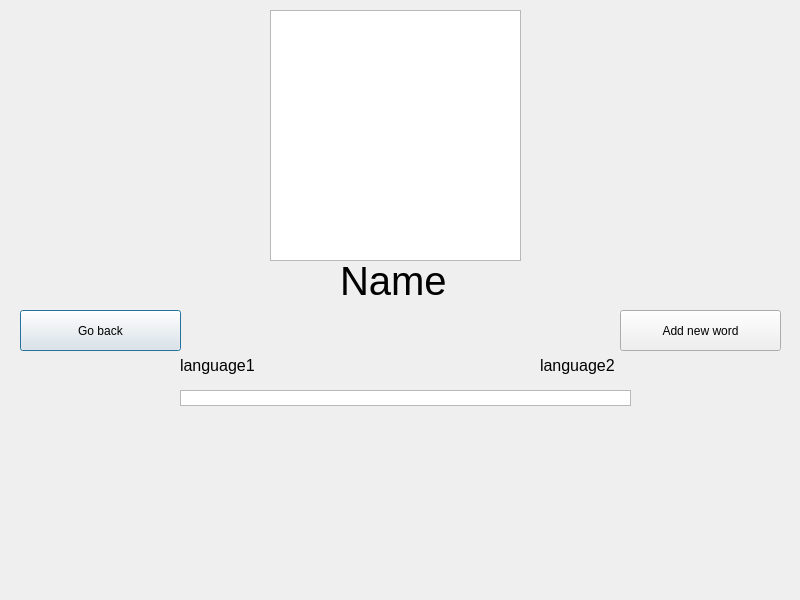
<?xml version="1.0" encoding="UTF-8"?>
<ui version="4.0">
 <class>ListContent</class>
 <widget class="QDialog" name="ListContent">
  <property name="geometry">
   <rect>
    <x>0</x>
    <y>0</y>
    <width>800</width>
    <height>600</height>
   </rect>
  </property>
  <property name="windowTitle">
   <string>Dialog</string>
  </property>
  <widget class="QGraphicsView" name="image">
   <property name="geometry">
    <rect>
     <x>270</x>
     <y>10</y>
     <width>251</width>
     <height>251</height>
    </rect>
   </property>
  </widget>
  <widget class="QLabel" name="listName">
   <property name="geometry">
    <rect>
     <x>340</x>
     <y>260</y>
     <width>121</width>
     <height>41</height>
    </rect>
   </property>
   <property name="font">
    <font>
     <pointsize>30</pointsize>
     <bold>false</bold>
    </font>
   </property>
   <property name="text">
    <string>Name</string>
   </property>
  </widget>
  <widget class="QPushButton" name="goBackButton">
   <property name="geometry">
    <rect>
     <x>20</x>
     <y>310</y>
     <width>161</width>
     <height>41</height>
    </rect>
   </property>
   <property name="cursor">
    <cursorShape>PointingHandCursor</cursorShape>
   </property>
   <property name="text">
    <string>Go back</string>
   </property>
  </widget>
  <widget class="QPushButton" name="addNewWordButton">
   <property name="geometry">
    <rect>
     <x>620</x>
     <y>310</y>
     <width>161</width>
     <height>41</height>
    </rect>
   </property>
   <property name="cursor">
    <cursorShape>PointingHandCursor</cursorShape>
   </property>
   <property name="text">
    <string>Add new word</string>
   </property>
  </widget>
  <widget class="QLabel" name="languageOneName">
   <property name="geometry">
    <rect>
     <x>180</x>
     <y>350</y>
     <width>91</width>
     <height>31</height>
    </rect>
   </property>
   <property name="font">
    <font>
     <pointsize>12</pointsize>
    </font>
   </property>
   <property name="text">
    <string>language1</string>
   </property>
  </widget>
  <widget class="QLabel" name="languageTwoName">
   <property name="geometry">
    <rect>
     <x>540</x>
     <y>350</y>
     <width>81</width>
     <height>31</height>
    </rect>
   </property>
   <property name="font">
    <font>
     <pointsize>12</pointsize>
    </font>
   </property>
   <property name="text">
    <string>language2</string>
   </property>
  </widget>
  <widget class="QListWidget" name="listWidget">
   <property name="geometry">
    <rect>
     <x>180</x>
     <y>390</y>
     <width>451</width>
     <height>16</height>
    </rect>
   </property>
   <property name="cursor" stdset="0">
    <cursorShape>PointingHandCursor</cursorShape>
   </property>
  </widget>
 </widget>
 <resources/>
 <connections/>
</ui>
